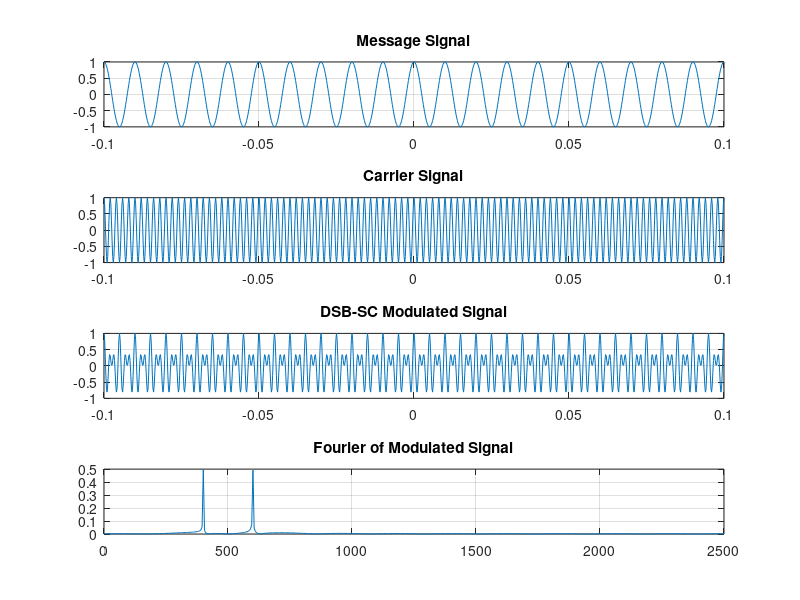

This chart was generated by the following MATLAB code:
fs = 5000;
t = -0.1:1/fs:0.1;
fmessage = 100;
fcarrier = 500;

message = (cos(2*pi*fmessage*t));
subplot(4,1,1);
plot(t, message); grid on
title("Message Signal");

carrier = cos(2*pi*fcarrier*t);
subplot(4,1,2);
plot(t, carrier); grid on
title("Carrier Signal");

st = message.*carrier;
subplot(4, 1, 3);
plot(t, st); grid on
title("DSB-SC Modulated Signal");

L = length(st);
NFFT = 2^nextpow2(L);
y_fft = 2*abs(fft(st,NFFT)/L);
freq = fs/2*linspace(0,1,NFFT/2+1);
subplot(4, 1, 4);
plot(freq,y_fft(1:NFFT/2+1)); grid on
title("Fourier of Modulated Signal");